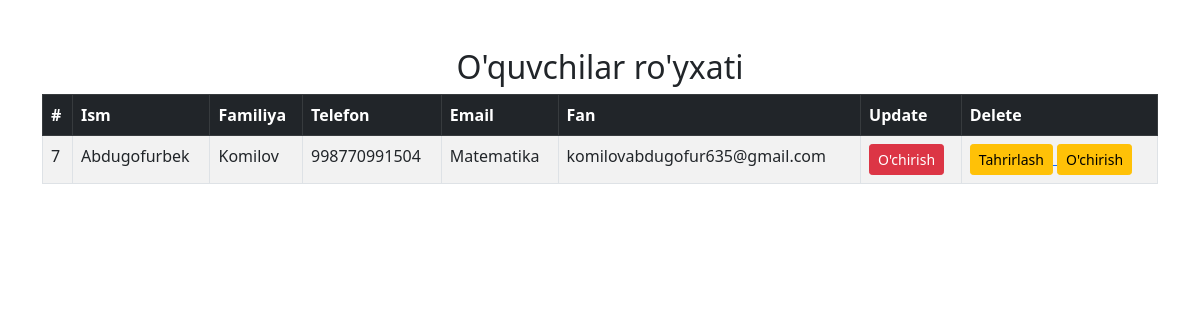
The app's page /student_v/7/ with its own data.
### users/models.py (models this page shows, shortened)
class Student(models.Model):
    first_name = models.CharField(max_length=128)
    last_name = models.CharField(max_length=128)
    tel_num = models.IntegerField()
    fan = models.ForeignKey(Fanlar,on_delete=models.CASCADE)
    email = models.EmailField()
    class Meta:
        verbose_name = 'STUDENT'
        verbose_name_plural= 'STUDENTS'

class Fanlar(models.Model):
    f_name = models.CharField(max_length=128)
    def __str__(self):
        return self.f_name
    class Meta:
        verbose_name = 'FAN'
        verbose_name_plural= 'FANLAR'

### users/views.py (the view)
# urls.py: path('student_v/<int:student_id>/',view_full,name='student_v'),
def view_full(request,student_id):
    student_v = get_object_or_404(Student,id=student_id)
    context = {
        "student_v": student_v,
    }
    return render(request=request,template_name='student_v.html',context=context)

### users/templates/student_v.html (shortened to what this page needs)
<!DOCTYPE html>
<html lang="en">
<head>
    <link href="https://cdn.jsdelivr.net/npm/bootstrap@5.0.2/dist/css/bootstrap.min.css" rel="stylesheet">
</head>
<body>
    <div class="container mt-5">
        <h2 class="text-center">O'quvchilar ro'yxati</h2>
        <table class="table table-bordered table-striped">
            <thead class="table-dark">
                <tr>
                    <th>#</th>
                    <th>Ism</th>
                    <th>Familiya</th>
                    <th>Telefon</th>
                    <th>Email</th>
                    <th>Fan</th>
                    <th>Update</th>
                    <th>Delete</th>
                </tr>
            </thead>
            <tbody>
                <tr>
                    <td>{{student_v.id}}</td>
                    <td>{{student_v.first_name}}</td>
                    <td>{{student_v.last_name}}</td>
                    <td>{{student_v.tel_num}}</td>
                    <td>{{student_v.fan}}</td>
                    <td>{{student_v.email}}</td>
                    <td>
                        <button class="btn btn-danger btn-sm">O'chirish</button>
                    </td>
                    <td>
                        <a href="{% url 'update_stu' student_v.id %}">
                            <button class="btn btn-warning btn-sm">Tahrirlash</button>
                        </a>
                        <a href="{% url 'delete_student' student_v.id %}">
                            <button class="btn btn-warning btn-sm">O'chirish</button>
                        </a>
                    </td>
                </tr>
            </tbody>
        </table>
    </div>
</body>
</html>

### records on screen
Student: id "7", first_name "Abdugofurbek", last_name "Komilov", tel_num "998770991504", fan "Matematika", email "komilovabdugofur635@gmail.com"
